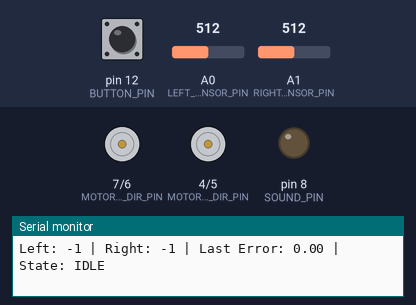
The sketch below on a simulated Arduino Uno, built with avr-gcc and run on an emulated ATmega328P. Shown: direction and speed pins drawn as motors (green arrow = direction pin HIGH = forward, orange = LOW = backward, longer = more drive), output pins drawn as LEDs (lit = HIGH), the last lines printed to the serial monitor. The test bench sets the inputs (shaded band); at power-on: pin 12 (BUTTON_PIN) HIGH, A0 (LEFT_SENSOR_PIN) = 512, A1 (RIGHT_SENSOR_PIN) = 512. Random numbers use the default seed unless the sketch sets one.

Above: at 5.2 s.
5.3 s: pin 12 (BUTTON_PIN) pulled LOW for 0.15 s
At 5.51 s:
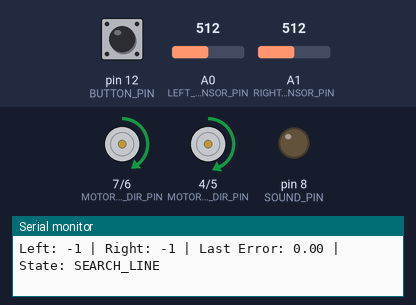
8.3 s: pin 12 (BUTTON_PIN) pulled LOW for 1 s
At 8.9 s:
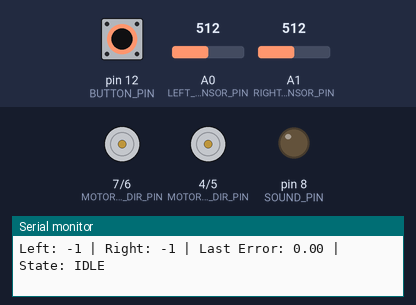
10.8 s: pin 12 (BUTTON_PIN) pulled LOW for 0.15 s
At 11.72 s:
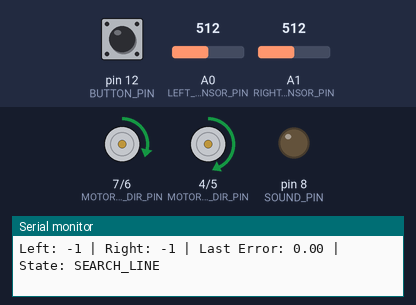
13.9 s: pin 12 (BUTTON_PIN) pulled LOW for 3.2 s
At 14.3 s:
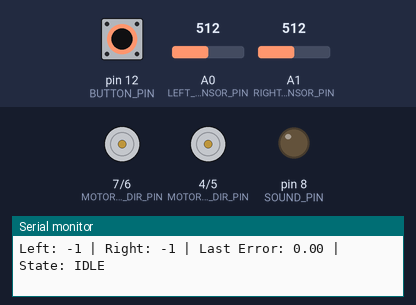
18.6 s: pin 12 (BUTTON_PIN) pulled LOW for 0.15 s
At 21.62 s:
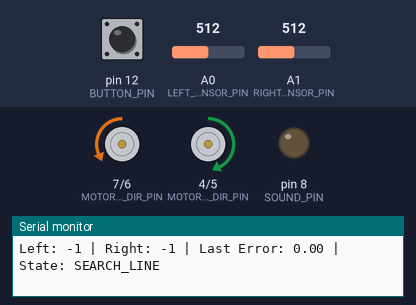
21.7 s: pin 12 (BUTTON_PIN) pulsed LOW 2 times (0.12 s each, 0.3 s apart)
Timing chart, 0 to 28.7 s (numbered marks = the images above; inputs shaded):
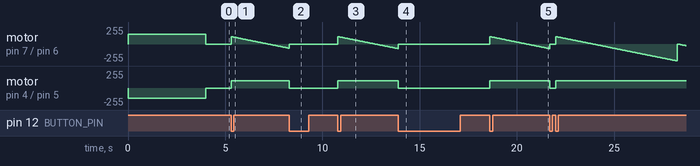

Measured:
- after the input at 5.3 s, motor on pin 4 (MOTOR_RIGHT_DIR_PIN) / pin 5 (MOTOR_RIGHT_PWM_PIN): stopped → forward 110/255 at once
- after the input at 8.3 s, motor on pin 4 (MOTOR_RIGHT_DIR_PIN) / pin 5 (MOTOR_RIGHT_PWM_PIN): forward 110/255 → stopped at once
- after the input at 10.8 s, motor on pin 4 (MOTOR_RIGHT_DIR_PIN) / pin 5 (MOTOR_RIGHT_PWM_PIN): stopped → forward 110/255 at once
- after the input at 13.9 s, motor on pin 4 (MOTOR_RIGHT_DIR_PIN) / pin 5 (MOTOR_RIGHT_PWM_PIN): forward 110/255 → stopped at once
- after the input at 18.6 s, motor on pin 4 (MOTOR_RIGHT_DIR_PIN) / pin 5 (MOTOR_RIGHT_PWM_PIN): stopped → forward 110/255 at once

The sketch:

follow_line.ino
```cpp
// =============================================================
// Пины моторов
// =============================================================
#define MOTOR_LEFT_PWM_PIN 6
#define MOTOR_LEFT_DIR_PIN 7
#define MOTOR_RIGHT_PWM_PIN 5
#define MOTOR_RIGHT_DIR_PIN 4

#define LEFT_SENSOR_PIN A0
#define RIGHT_SENSOR_PIN A1
#define BUTTON_PIN 12
#define SOUND_PIN 8

// =============================================================
// Параметры управления
// =============================================================
float gain_p = 8.0;
float gain_d = 5.0;
int base_speed = 90;
int search_speed = 110;
int light_threshold = 50;
int spiral_increase = 3;
int spiral_interval = 50;
int search_timeout = 10000;

// =============================================================
// Служебные переменные
// =============================================================
int left_min = 1023, left_max = 0;
int right_min = 1023, right_max = 0;
double last_error = 0;
int last_direction = 0;

bool is_active = false;
bool button_old = HIGH;
bool searching = false;
bool spiral_direction = false;
int spiral_step = 0;
unsigned long spiral_timer = 0;
unsigned long search_start_time = 0;

// Сенсоры
int sensor_left = 0;
int sensor_right = 0;

// Таймер для Serial
unsigned long last_serial_time = 0;
const unsigned long serial_interval = 200;

// =============================================================
// Состояния робота
// =============================================================
enum RobotState { IDLE, FOLLOW_LINE, SEARCH_LINE };
RobotState state = IDLE;

// =============================================================
// Управление моторами
// =============================================================
void drive(int left_speed, int right_speed) {
  digitalWrite(MOTOR_LEFT_DIR_PIN, left_speed > 0);
  digitalWrite(MOTOR_RIGHT_DIR_PIN, right_speed > 0);
  analogWrite(MOTOR_LEFT_PWM_PIN, abs(left_speed));
  analogWrite(MOTOR_RIGHT_PWM_PIN, abs(right_speed));
}

// =============================================================
// Остановка робота
// =============================================================
void stop_robot() {
  drive(0, 0);
  is_active = false;
  searching = false;
  state = IDLE;
  tone(SOUND_PIN, 500, 500);
}

// =============================================================
// Калибровка сенсоров
// =============================================================
void calibrate_sensors() {
  Serial.println("Калибровка сенсоров...");
  unsigned long start_time = millis();
  while (millis() - start_time < 4000) {
    drive(150, -150);
    int left = analogRead(LEFT_SENSOR_PIN);
    int right = analogRead(RIGHT_SENSOR_PIN);
    if (left < left_min) left_min = left;
    if (left > left_max) left_max = left;
    if (right < right_min) right_min = right;
    if (right > right_max) right_max = right;
  }
  drive(0, 0);
  Serial.println("Калибровка завершена");
}

// =============================================================
// Обновление сенсоров
// =============================================================
void update_sensors() {
  sensor_left = map(analogRead(LEFT_SENSOR_PIN), left_min, left_max, 0, 100);
  sensor_right = map(analogRead(RIGHT_SENSOR_PIN), right_min, right_max, 0, 100);
}

// =============================================================
// Управление кнопкой
// =============================================================
void handle_button() {
  bool button_state = digitalRead(BUTTON_PIN);
  if (button_state == LOW && button_old == HIGH) {
    is_active = !is_active;
    state = is_active ? FOLLOW_LINE : IDLE;
    searching = false;
  }
  button_old = button_state;
}

// =============================================================
// Следование за линией
// =============================================================
void follow_line() {
  double error = sensor_left - sensor_right;
  double correction = error * gain_p + (error - last_error) * gain_d;
  drive(constrain(base_speed + correction, -250, 250),
        constrain(base_speed - correction, -250, 250));
  last_error = error;

  if (sensor_left < light_threshold && sensor_right < light_threshold) {
    searching = true;
    spiral_step = 0;
    spiral_timer = millis();
    spiral_direction = (last_direction == 0);
    search_start_time = millis();
    state = SEARCH_LINE;
  }
}

// =============================================================
// Поиск линии по спирали
// =============================================================
void search_line() {
  if (millis() - spiral_timer > spiral_interval) {
    spiral_step += spiral_increase;
    spiral_timer = millis();
  }

  int left_speed = search_speed - spiral_step;
  int right_speed = search_speed - spiral_step;

  if (spiral_direction) drive(left_speed, search_speed);
  else drive(search_speed, right_speed);

  if (sensor_left > light_threshold || sensor_right > light_threshold) {
    searching = false;
    last_direction = (sensor_left > light_threshold) ? 0 : 1;
    state = FOLLOW_LINE;
  }

  if (millis() - search_start_time > search_timeout) {
    stop_robot();
  }
}

// =============================================================
// Менеджер состояния робота
// =============================================================
void update_state() {
  handle_button();
  update_sensors();

  switch (state) {
    case IDLE:
      drive(0, 0);
      break;
    case FOLLOW_LINE:
      follow_line();
      break;
    case SEARCH_LINE:
      search_line();
      break;
  }
}

// =============================================================
// Отладка
// =============================================================
void serial_debug() {
  if (millis() - last_serial_time >= serial_interval) {
    Serial.print("Left: "); Serial.print(sensor_left);
    Serial.print(" | Right: "); Serial.print(sensor_right);
    Serial.print(" | Last Error: "); Serial.print(last_error);
    Serial.print(" | State: ");
    switch(state) {
      case IDLE: Serial.println("IDLE"); break;
      case FOLLOW_LINE: Serial.println("FOLLOW_LINE"); break;
      case SEARCH_LINE: Serial.println("SEARCH_LINE"); break;
    }
    last_serial_time = millis();
  }
}


void setup() {
  Serial.begin(9600);
  pinMode(MOTOR_LEFT_PWM_PIN, OUTPUT);
  pinMode(MOTOR_LEFT_DIR_PIN, OUTPUT);
  pinMode(MOTOR_RIGHT_PWM_PIN, OUTPUT);
  pinMode(MOTOR_RIGHT_DIR_PIN, OUTPUT);
  pinMode(LEFT_SENSOR_PIN, INPUT);
  pinMode(RIGHT_SENSOR_PIN, INPUT);
  pinMode(BUTTON_PIN, INPUT_PULLUP);
  pinMode(SOUND_PIN, OUTPUT);

  calibrate_sensors();
  Serial.println("Нажмите кнопку для старта");
}


void loop() {
  update_state();   // менеджер состояний
  serial_debug();   // вывод отладочной информации
}
```

program.c
```cpp
#include <stdio.h>
#include <stdlib.h>

typedef long long int RUB;

struct Person
{
    RUB money; // просто деньги
    RUB income;
    RUB rent;
    RUB food;
    RUB trip;
    RUB car_cost;
    RUB car_expense;
    RUB mortgage_payment;
    RUB flat_price_mortgage;

    RUB pocket_money;
    RUB medical_expense;
    RUB sber_balance;
    RUB tinkoff_balance;
    RUB total_capital;
};

struct Person alice;
struct Person bob;

/*
------------------------------------------------------------------------------------------------------
*/

void bob_init()
{
    bob.money = 1000 * 1000; // со стпиендии отложил
    bob.income = 199 * 1000;
    bob.flat_price_mortgage = 25000 * 1000;
    bob.food = 25000;
    bob.trip = 150000;
    bob.mortgage_payment = 115000;

    bob.pocket_money = 0;
    bob.sber_balance = 0;
    bob.tinkoff_balance = 0;
}

void alice_init()
{
    alice.money = 1000 * 1000;
    alice.income = 200 * 1000;
    alice.rent = 75 * 1000;
    alice.food = 30000;
    alice.trip = 150 * 1000;
    alice.car_cost = 5000 * 1000;
    alice.car_expense = 20 * 1000;

    alice.pocket_money = 0;
    alice.sber_balance = 0;
    alice.tinkoff_balance = 0;
}

/*
-------RANDOM FUNCTIONS-----------------------------------------------------------------------------------------------
*/

RUB rand_range(RUB min, RUB max)
{
    if (max <= min)
        return min;
    return min + rand() % (max - min + 1);
}

void random_pocket_spend(struct Person *p)
{
    RUB spend = rand_range(1000, 10000);
    if (spend > p->pocket_money)
        spend = p->pocket_money;
    p->pocket_money -= spend;
    p->money -= spend;
}

void random_medical_expense(struct Person *p)
{
    int chance = rand() % 100;
    if (chance < 15)
    {
        RUB med = rand_range(5000, 50000);
        if (med > p->money)
            med = p->money;
        p->money -= med;
        p->medical_expense = med;
    }
    else
    {
        p->medical_expense = 0;
    }
}

void refill_pocket_money(struct Person *p)
{
    RUB refill = p->income * 0.01;
    if (refill > p->money)
        refill = p->money;
    p->money -= refill;
    p->pocket_money += refill;
}

/*
----PRINT--------------------------------------------------------------------------------------------------
*/

void bob_print()
{
    printf("============\n");
    printf("Bob money = %lld rub.\n", bob.money);
    printf("Bob Tinkoff deposit = %lld rub.\n", bob.tinkoff_balance);
    printf("Bob Sberbank deposit = %lld rub.\n", bob.sber_balance);
    printf("Bob has a flat.\n");
    printf("============\n");
}

void alice_print()
{
    printf("============\n");
    printf("Alice money = %lld rub.\n", alice.money);
    printf("Alice Tinkoff deposit = %lld rub.\n", alice.tinkoff_balance);
    printf("Alice Sberbank deposit = %lld rub.\n", alice.sber_balance);
    printf("Alice has a car.\n");
    printf("============\n");
}

void comparing_print()
{
    bob.total_capital = bob.money + bob.tinkoff_balance + bob.sber_balance + bob.flat_price_mortgage;
    alice.total_capital = alice.money + alice.tinkoff_balance + alice.sber_balance + alice.car_cost;
    printf("Bob's total capital: %lld rub.\n", bob.total_capital);
    printf("Alice's total capital: %lld rub.\n", alice.total_capital);
    if (alice.total_capital > bob.total_capital)
    {
        printf("Alice has a better life!");
    }
    else
    {
        printf("Bob has a better life!");
    }
}
/*
------ALICE------------------------------------------------------------------------------------------------
*/

void alice_income(const int year, const int month)
{
    if (year == 2030 && month == 10)
        alice.income = (RUB)(alice.income * 1.5);
    alice.money += alice.income;
}

void alice_rent(const int year, const int month)
{
    if (year > 2025 && month == 1)
        alice.rent = (RUB)(alice.rent * 1.05);
    alice.money -= alice.rent;
}

void alice_food(const int year, const int month)
{
    if (year > 2025 && month == 1)
        alice.food = (RUB)(alice.food * 1.03);
    alice.money -= alice.food;
}

void alice_trip(const int year, const int month)
{
    if (month == 8)
        alice.money -= alice.trip;
}

void alice_car(const int year, const int month)
{
    if (month == 5 && year == 2034)
        alice.money -= alice.car_cost;
    if (year > 2034 || (year == 2034 && month > 5))
        alice.money -= alice.car_expense;
}

/*
-------BOB-----------------------------------------------------------------------------------------------
*/

void bob_income(const int year, const int month)
{
    if (year == 2030 && month == 10)
        bob.income = (RUB)(bob.income * 1.5);
    bob.money += bob.income;
}

void bob_mortgage(const int year, const int month)
{
    bob.money -= bob.mortgage_payment;
}

void bob_food(const int year, const int month)
{
    if (year > 2025 && month == 1)
        bob.food = (RUB)(bob.food * 1.03);
    bob.money -= bob.food;
}

void bob_trip(const int year, const int month)
{
    if (month == 8)
        bob.money -= bob.trip;
}

/*
--------BANK----------------------------------------------------------------------------------------------
*/

void deposit_to_bank(struct Person *p, RUB amount, int bank)
{
    if (p->money < amount)
        amount = p->money;
    p->money -= amount;
    if (bank == 0)
        p->tinkoff_balance += amount;
    else
        p->sber_balance += amount;
}

void apply_interest(RUB *balance, double rate)
{
    double monthly = rate / 12.0;
    *balance += (RUB)(*balance * monthly);
}

/*
------------------------------------------------------------------------------------------------------
*/

void simulation()
{
    int year = 2025;
    int month = 9;

    while (!(year == 2045 && month == 9))
    {

        // Алиса
        alice_income(year, month);
        alice_rent(year, month);
        alice_food(year, month);
        alice_car(year, month);
        alice_trip(year, month);
        refill_pocket_money(&alice);
        random_pocket_spend(&alice);
        random_medical_expense(&alice);
        deposit_to_bank(&alice, alice.income * 0.1, 0);
        deposit_to_bank(&alice, alice.income * 0.1, 1);
        apply_interest(&alice.tinkoff_balance, 0.03);
        apply_interest(&alice.sber_balance, 0.02);

        // Боб
        bob_income(year, month);
        bob_mortgage(year, month);
        bob_food(year, month);
        bob_trip(year, month);
        refill_pocket_money(&bob);
        random_pocket_spend(&bob);
        random_medical_expense(&bob);
        deposit_to_bank(&bob, bob.income * 0.2, 0);
        deposit_to_bank(&bob, bob.income * 0.1, 1);
        apply_interest(&bob.tinkoff_balance, 0.02);
        apply_interest(&bob.sber_balance, 0.02);

        /*
        if (month == 12) {
            printf("=== Year %d ===\n", year);
            printf("Alice money: %lld руб., Sber: %lld, Tinkoff: %lld\n",
                   alice.money, alice.sber_balance, alice.tinkoff_balance);
            printf("Bob money:   %lld руб., Sber: %lld, Tinkoff: %lld, Mortgage remaining: %lld руб.\n",
                   bob.money, bob.sber_balance, bob.tinkoff_balance, bob.flat_price_mortgage);
        } */
        // DEBUG

        month++;
        if (month == 13)
        {
            year++;
            month = 1;
        }
    }
}

/*
------------------------------------------------------------------------------------------------------
*/

int main()
{
    srand(1239);

    alice_init();
    bob_init();

    simulation();

    bob_print();
    alice_print();

    comparing_print();
    return 0;
}
```
